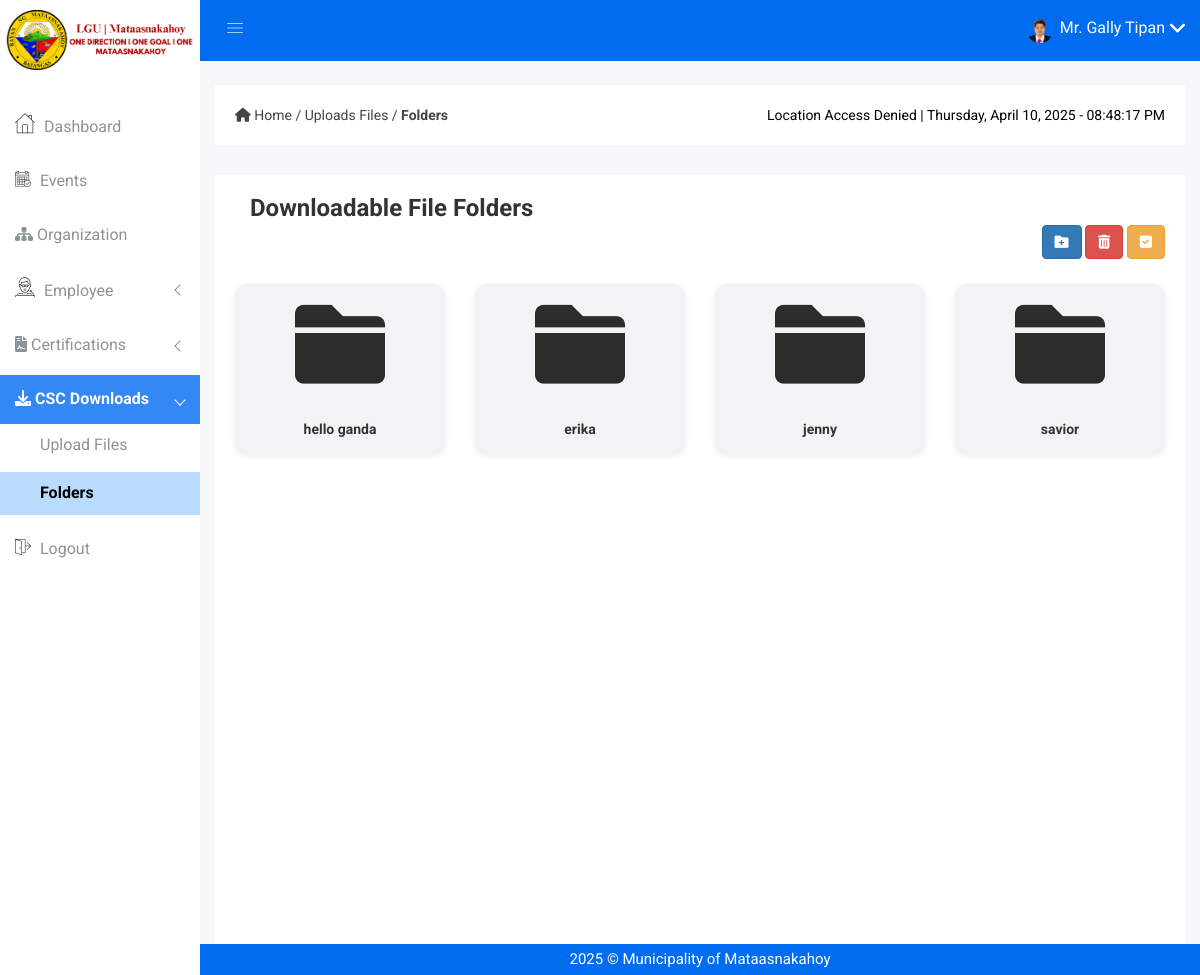
/folders.php (signed in), run on an earlier commit of the app's database.
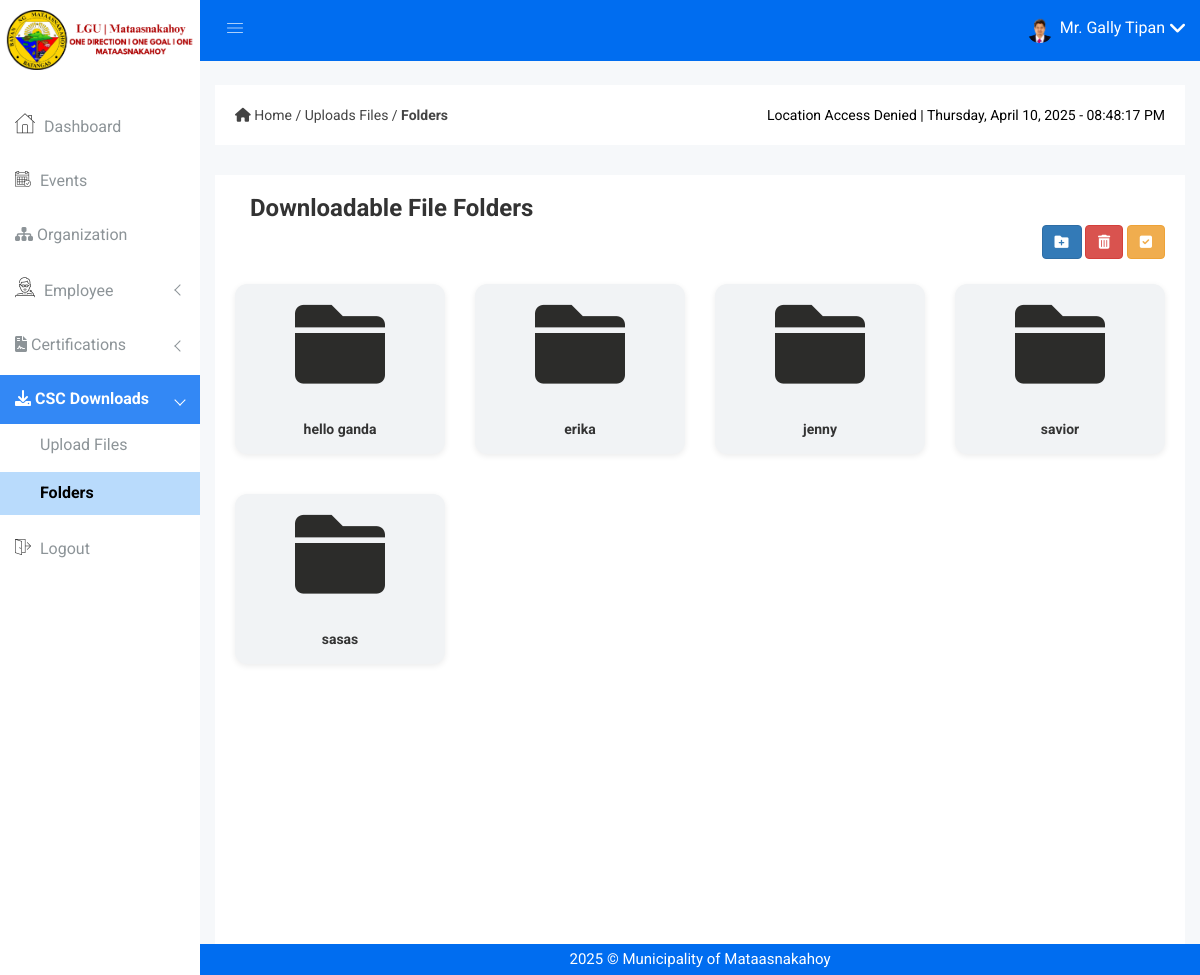
And on a later commit of the database.
### tables this page shows
CREATE TABLE IF NOT EXISTS `folders` (
  `id` int NOT NULL AUTO_INCREMENT,
  `name` varchar(255) NOT NULL,
  PRIMARY KEY (`id`)
);

### folders.php (the view, shortened to what the changed rows need)
<!DOCTYPE html>
<html class="no-js" lang="en">
<head>
    <link rel="stylesheet" href="css/bootstrap.min.css" />
    <link rel="stylesheet" href="css/font-awesome.min.css" />
    <link rel="stylesheet" href="css/owl.carousel.css" />
    <link rel="stylesheet" href="css/owl.theme.css" />
    <link rel="stylesheet" href="css/owl.transitions.css" />
    <link rel="stylesheet" href="css/animate.css" />
    <link rel="stylesheet" href="css/normalize.css" />
    <link rel="stylesheet" href="css/meanmenu.min.css" />
    <link rel="stylesheet" href="css/main.css" />
    <link rel="stylesheet" href="css/educate-custon-icon.css" />
    <link rel="stylesheet" href="css/morrisjs/morris.css" />
    <link rel="stylesheet" href="css/scrollbar/jquery.mCustomScrollbar.min.css" />
    <link rel="stylesheet" href="css/metisMenu/metisMenu.min.css" />
    <link rel="stylesheet" href="css/metisMenu/metisMenu-vertical.css" />
    <link rel="stylesheet" href="style.css" />
    <link rel="stylesheet" href="css/responsive.css" />
    <link href="https://cdn.jsdelivr.net/npm/sweetalert2@11.12.3/dist/sweetalert2.min.css" rel="stylesheet">
</head>
<body>
    <?php include 'includes/header.php'; ?>
                                                    <link rel="stylesheet"
                                                        href="https://cdnjs.cloudflare.com/ajax/libs/font-awesome/6.0.0-beta3/css/all.min.css">
    <div class="product-status mg-b-15">
        <div class="container-fluid">
            <div class="row">
                <div class="col-lg-12 col-md-12 col-sm-12 col-xs-12">
                    <div class="product-status-wrap drp-lst">
                        <div class="folders-container">
                            <?php
                            $query = "SELECT * FROM folders";
                            $result = mysqli_query($con, $query);
                            if (mysqli_num_rows($result) > 0) {
                                while ($row = mysqli_fetch_assoc($result)) {
                                    echo '
                                <div class="folder-container">
                                    <div class="folder-actions">
                                        <input type="checkbox" class="folder-checkbox" value="' . $row['id'] . '" style="display: none;">
                                    </div>
                                    <div class="folder" onclick="openFolder(' . $row['id'] . ')">
                                        <i class="fa fa-folder"></i><br>
                                        <strong>' . htmlspecialchars($row['name']) . '</strong>
                                    </div>
                                </div>';
                                }
                            } else {
                                echo "<p>No folders found.</p>";
                            }
                            ?>
                        </div>
                    </div>
                </div>
            </div>
        </div>
    </div>
    <?php include 'includes/footer.php'; ?>

What changed in the data, as far as the page shows it:
added folders: name "sasas"
